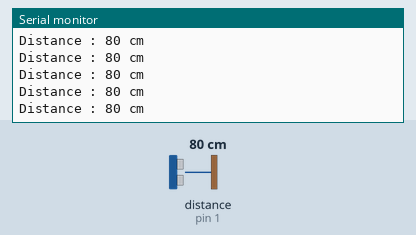
Recording of a sketch running on a simulated Arduino Uno, built with avr-gcc and run on an emulated ATmega328P. Shown: the last lines printed to the serial monitor. Inputs (shaded band) come from the test bench; at power-on: distance to the obstacle (sensor on pin 1) 80 cm.

Above: at 1.2 s.
1.3 s: distance to the obstacle (sensor on pin 1) set to 60 cm
At 1.38 s:
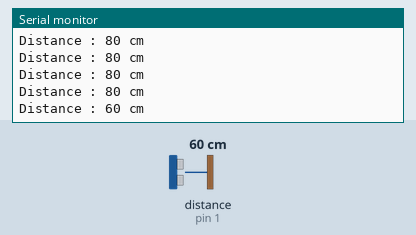
4.3 s: distance to the obstacle (sensor on pin 1) set to 250 cm
At 4.41 s:
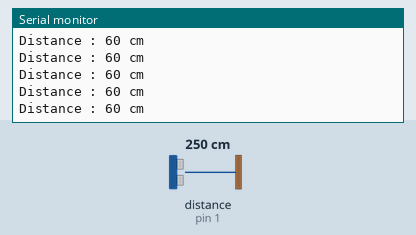
Timing chart, 0 to 7.3 s (numbered marks = the images above; inputs shaded):
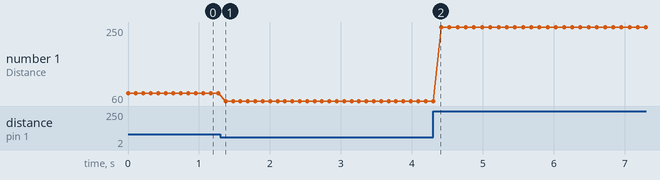

The sketch:

sensor_odlegosci.ino
```cpp
// (licence header left out)
//#include "MeOrion.h"
#include "MeMCore.h"

MeUltrasonicSensor ultraSensor(PORT_1); /* Ultrasonic module can ONLY be connected to port 3, 4, 6, 7, 8 of base shield. */

void setup()
{
  Serial.begin(9600);
}

void loop()
{
  int dystans =ultraSensor.distanceCm();
  Serial.print("Distance : ");
 // Serial.print(ultraSensor.distanceCm() );
  Serial.print(dystans);
  Serial.println(" cm");
  delay(100); /* the minimal measure interval is 100 milliseconds */
}
```

Measured:
- after the input at 1.3 s, the serial monitor: prints a new line after 0.08 s (image 1)
- plotted number 1: 80 → 60 after the input at 1.3 s, 60 → 250 after the input at 4.3 s
